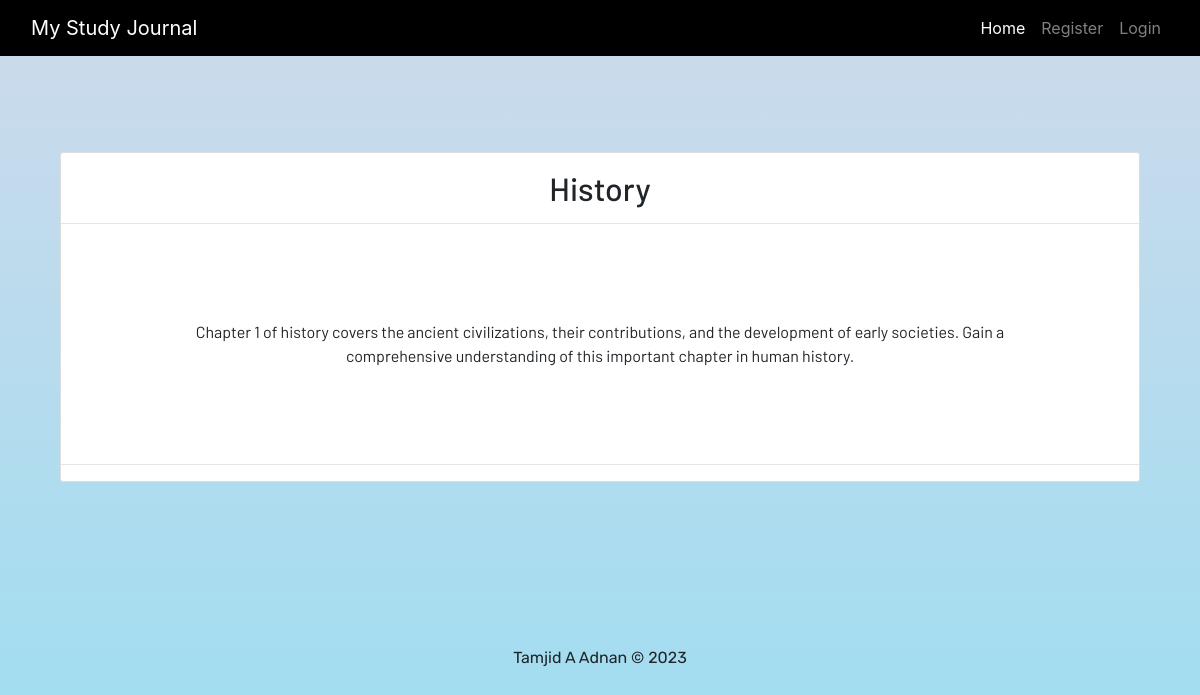
Screenshot of /notes_detail/10 with the database file from the repository.
### dashboard/models.py (models this page shows, shortened)
class Notes(models.Model):
    user = models.ForeignKey(User, on_delete=models.CASCADE)
    title = models.CharField(max_length=200)
    description = models.TextField()
    class Meta:
        verbose_name = "notes"
        verbose_name_plural = "notes"

### dashboard/views.py (the view)
# urls.py: path('notes_detail/<int:pk>', views.NotesDetailView.as_view(), name="notes-detail"),
class NotesDetailView (generic.DetailView):
    model = Notes

### dashboard/templates/dashboard/notes_detail.html
{% extends 'dashboard/base.html' %}
{% load static %}
{% block content %}
<section class='text-center container'>
    <div class="container">
        <div class="content-section p-0 mt-5">
            <div class="m-3">
                <h2>{{notes.title}}</h2>
            </div>
            <hr class="p-0 m-0">
            <p class="description m-5 p-5">
                {{notes.description}}
            </p>
            <hr>
        </div>
    </div>
</section>
{% endblock content %}

### dashboard/static/css/main.css (style rules this page uses)
html { scroll-behavior: smooth; height: 100%; width: 100%; }
html, body { max-width: 100%; overflow-x: hidden; height: 100%; width: 100%; }
body { background: linear-gradient(rgba(7, 70, 153, 0.2), rgba(58, 188, 228, 0.5)); overflow-x: hidden; background-size: cover; background-repeat: no-repeat; }
.content-section { background: #ffffff; padding: 10px 20px; border: 1px solid #dddddd; border-radius: 3px; margin-bottom: 20px; }

### rows the page displays
Notes: title "History", description "Chapter 1 of history covers the ancient civilizations, their contributions, and the development of early societies. Gain a comprehensive understanding of this important chapter in human history."
